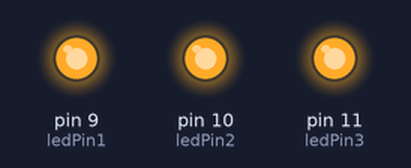
Bench run of a sketch on a simulated Arduino Uno, built with avr-gcc and run on an emulated ATmega328P. Shown: output pins drawn as LEDs (lit = HIGH).

Above: at 1.0 s.
At 2.5 s:
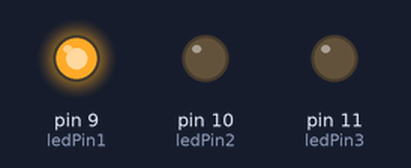
At 3.5 s:
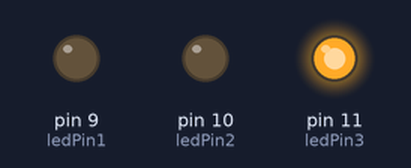
At 4.5 s:
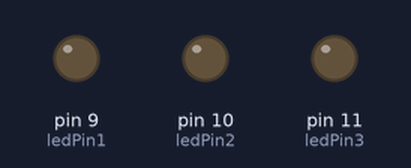
Timing chart, 0 to 6.5 s (numbered marks = the images above):
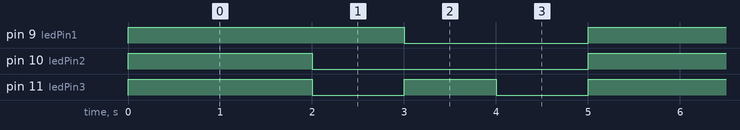

Measured:
- by itself, pin 9 (ledPin1): alternates HIGH for 3.0 s and LOW for 2.0 s
- by itself, pin 10 (ledPin2): alternates HIGH for 2.0 s and LOW for 3.0 s
- by itself, pin 11 (ledPin3): repeats every 5.0 s: LOW 1.0 s, HIGH 1.0 s, LOW 1.0 s, HIGH 2.0 s

The sketch:

Redlights.ino
```cpp
// Pins des LEDs
const int ledPin1 = 9;
const int ledPin2 = 10;
const int ledPin3 = 11;

void setup() {
  // Initialisation des broches des LEDs en sortie
  pinMode(ledPin1, OUTPUT);
  pinMode(ledPin2, OUTPUT);
  pinMode(ledPin3, OUTPUT);
}

void loop() {
  // Premier scénario : toutes les LEDs allumées comme feux de route
  digitalWrite(ledPin1, HIGH);
  digitalWrite(ledPin2, HIGH);
  digitalWrite(ledPin3, HIGH);
  delay(2000);  // Attendre 2 secondes

  // Deuxième scénario : seule la première LED allumée (feu de route à gauche)
  digitalWrite(ledPin1, HIGH);
  digitalWrite(ledPin2, LOW);
  digitalWrite(ledPin3, LOW);
  delay(1000);  // Attendre 1 seconde

  // Troisième scénario : seule la troisième LED allumée (feu de route à droite)
  digitalWrite(ledPin1, LOW);
  digitalWrite(ledPin2, LOW);
  digitalWrite(ledPin3, HIGH);
  delay(1000);  // Attendre 1 seconde

  // Quatrième scénario : toutes les LEDs éteintes
  digitalWrite(ledPin1, LOW);
  digitalWrite(ledPin2, LOW);
  digitalWrite(ledPin3, LOW);
  delay(1000);  // Attendre 1 seconde
}
```
